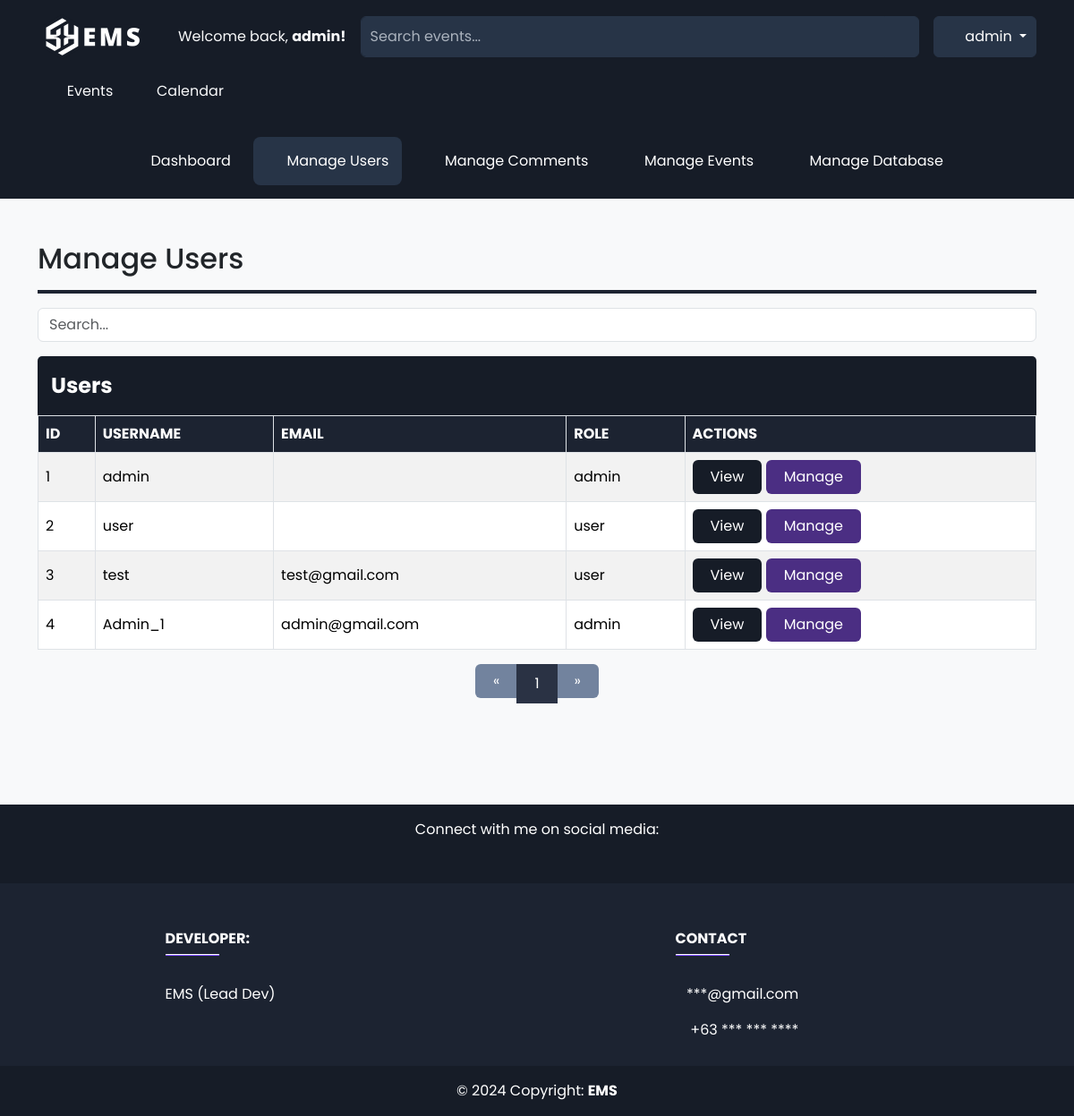
Page /ADMIN/manage_users.php (signed in) on the committed database.
### tables this page shows
CREATE TABLE `users` (
  `id` int(11) NOT NULL AUTO_INCREMENT,
  `reset_token` varchar(255) DEFAULT NULL,
  `token_creation_time` datetime DEFAULT NULL,
  `username` varchar(50) NOT NULL,
  `password` varchar(255) NOT NULL,
  `gender` enum('male','female') NOT NULL,
  `email` varchar(100) DEFAULT NULL,
  `profile_picture` varchar(255) DEFAULT NULL,
  `role` enum('user','admin') NOT NULL,
  `can_request_event` tinyint(1) DEFAULT 1,
  `can_review_request` tinyint(1) DEFAULT 0,
  `can_delete_user` tinyint(1) DEFAULT 0,
  `date_created` timestamp NOT NULL DEFAULT current_timestamp(),
  `is_active` tinyint(1) DEFAULT 1,
  PRIMARY KEY (`id`)
);

### PARTS/config.php (called while the page is built, shortened)
<?php
require_once 'db_connection_settings.php';
try {
    $pdo = new PDO("mysql:host=$host;dbname=$dbname", $username, $password);
    $pdo->setAttribute(PDO::ATTR_ERRMODE, PDO::ERRMODE_EXCEPTION);
} catch(PDOException $e) {
    die("Error: " . $e->getMessage());
}
$loggedIn = isset($_SESSION['user_id']);
if ($loggedIn) {
    $userId = $_SESSION['user_id'];
    $queryUser = "SELECT * FROM users WHERE id = :id";
    $stmtUser = $pdo->prepare($queryUser);
    $stmtUser->bindParam(':id', $userId);
    $stmtUser->execute();
}
?>

### PARTS/background_worker.php (called while the page is built, shortened)
<?php
require_once 'config.php';
?>

### ADMIN/manage_users.php (the view, shortened to what this page needs)
<?php
require_once '../PARTS/background_worker.php';
require_once '../PARTS/config.php';
?>
<!DOCTYPE html>
<html lang="en">
<head>
    <?php require '../PARTS/CSS.php'; ?>
</head>
<body>
<?php require '../PARTS/header.php'; ?>
<div class="admin-navigation">
        <a class="nav-button" href="administrator.php"><i class="fas fa-tachometer-alt nav-icon"></i> Dashboard</a>
        <a class="nav-button active" href="#"><i class="fas fa-users nav-icon"></i> Manage Users</a>
        <a class="nav-button" href="manage_comments.php"><i class="fas fa-comments nav-icon"></i> Manage Comments</a>
        <a class="nav-button" href="manage_events.php"><i class="fas fa-calendar-alt nav-icon"></i> Manage Events</a>
        <a class="nav-button" href="manage_database.php"><i class="fas fa-database nav-icon"></i> Manage Database</a>
    </div>
<main class="py-5 flex-grow-1">
<div class="container">
        <?php
    $limit = 200;
    $page = isset($_GET['page']) ? intval($_GET['page']) : 1;
    $queryCount = "SELECT COUNT(*) AS total FROM users";
    $stmtCount = $pdo->query($queryCount);
    $totalUsers = $stmtCount->fetch(PDO::FETCH_ASSOC)['total'];
    $totalPages = ceil($totalUsers / $limit);
    $offset = ($page - 1) * $limit;
    $queryUsers = "SELECT * FROM users LIMIT :limit OFFSET :offset";
    $stmtUsers = $pdo->prepare($queryUsers);
    $stmtUsers->bindParam(':limit', $limit, PDO::PARAM_INT);
    $stmtUsers->bindParam(':offset', $offset, PDO::PARAM_INT);
    $stmtUsers->execute();
    $users = $stmtUsers->fetchAll(PDO::FETCH_ASSOC);
    $pagesToShow = 3;
    $halfPagesToShow = floor($pagesToShow / 2);
    $startPage = max(1, $page - $halfPagesToShow);
    $endPage = min($totalPages, $page + $halfPagesToShow);
    if ($endPage - $startPage + 1 < $pagesToShow) {
        if ($startPage == 1) {
            $endPage = min($totalPages, $startPage + $pagesToShow - 1);
        } elseif ($endPage == $totalPages) {
            $startPage = max(1, $endPage - $pagesToShow + 1);
        }
    }
    ?>
    <h2>Manage Users</h2>
    <hr style="border: none; height: 4px; background-color: #1c2331;">
    <input type="text" id="searchInput" class="form-control mb-3" placeholder="Search...">
    <div class="table-title" >Users</div>
    <table class="table table-striped table-bordered mb-3">
        <thead>
            <tr>
                <th>ID</th>
                <th>Username</th>
                <th>Email</th>
                <th>Role</th>
                <th>Actions</th>
            </tr>
        </thead>
        <tbody>
        <?php foreach ($users as $user) { ?>
    <tr>
        <td><?php echo htmlspecialchars($user['id']); ?></td>
        <td><?php echo htmlspecialchars($user['username']); ?></td>
        <td><?php echo htmlspecialchars($user['email']); ?></td>
        <td><?php echo htmlspecialchars($user['role']); ?></td>
        <td>
            <button class="btn btn-primary custom-button-mu" data-bs-toggle="modal" data-bs-target="#viewUserModal<?php echo $user['id']; ?>" >View</button>
            <button class="btn btn-secondary custom-button-purple" data-bs-toggle="modal" data-bs-target="#manageUserModal<?php echo $user['id']; ?>">Manage</button>
        </td>
    </tr>
            <?php } ?>
        </tbody>
    </table>
    <nav aria-label="Page navigation example">
        <ul class="pagination justify-content-center">
            <li class="page-item <?php echo $page == 1 ? 'disabled' : ''; ?>">
                <a class="page-link custom-page-link" href="?page=<?php echo $page - 1; ?>" tabindex="-1" aria-disabled="true">«</a>
            </li>
            <?php for ($p = $startPage; $p <= $endPage; $p++): ?>
                <li class="page-item <?php echo $p == $page ? 'active' : ''; ?>">
                    <a class="page-link custom-page-link" href="?page=<?php echo $p; ?>"><?php echo $p; ?></a>
                </li>
            <?php endfor; ?>
            <li class="page-item <?php echo $page == $totalPages ? 'disabled' : ''; ?>">
                <a class="page-link custom-page-link" href="?page=<?php echo $page + 1; ?>">»</a>
            </li>
        </ul>
    </nav>
</div>
</main>
<?php require '../PARTS/footer.php'; ?>
</body>
</html>

### rows in the picture
users: id "1", username "admin", role "admin"
users: id "2", username "user", role "user"
users: id "3", username "test", email "test@gmail.com", role "user"
users: id "4", username "Admin_1", email "admin@gmail.com", role "admin"

### other values in the picture
$username "admin"
